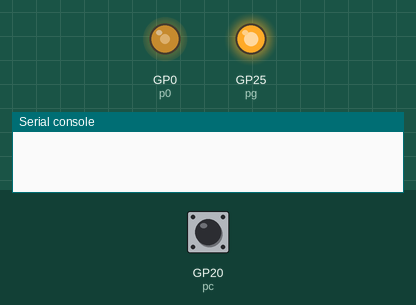
This program was run on a simulated Raspberry Pi Pico running MicroPython. Shown: output pins drawn as LEDs (lit = HIGH), the last lines printed to the serial console. The inputs (shaded band) are chosen by the test bench; at power-on: GP20 (pc) LOW.

Above: at 0.1 s.
At 1.2 s:
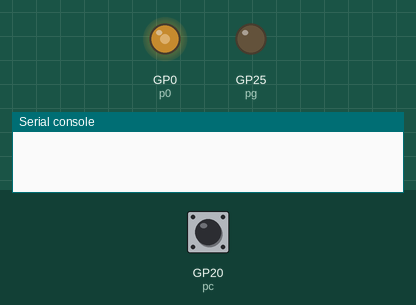
1.3 s: GP20 (pc) pulsed HIGH 2 times (0.12 s each, 0.3 s apart)
At 2.6 s:
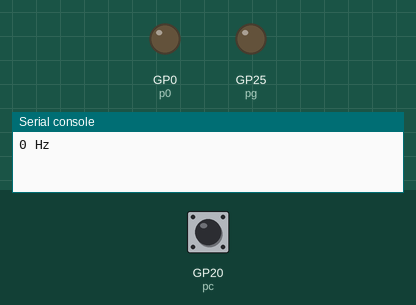
Timing chart, 0 to 4.3 s (numbered marks = the images above; inputs shaded):
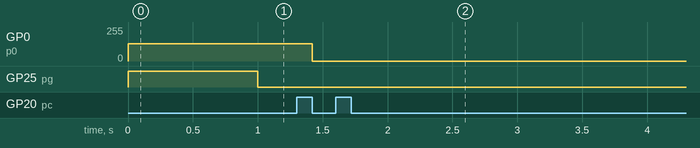

Measured:
- after the input at 1.3 s, GP0 (p0): 128/255 → 0/255 after 0.12 s

The program:

frequency_counter.py
```python
# Frequency counter with example signal generator
#
# Counts pulses in on GPIO20 (used as this is GCLKIN) gated for
# 1s based on second PIO program raising LED. Includes GPIO drive
# test program at 1MHz on GPIO0

from machine import Pin
import rp2
import time


@rp2.asm_pio(sideset_init=rp2.PIO.OUT_LOW)
def gate():
    pull()
    mov(x, osr).side(1)
    label("high")
    jmp(x_dec, "high")
    nop().side(0)
    label("halt")
    jmp("halt")


@rp2.asm_pio()
def high():
    mov(x, null)
    label("entry")
    jmp(pin, "start")
    jmp("entry")
    label("start")
    wait(1, pin, 0)
    wait(0, pin, 0)
    jmp(x_dec, "next")
    label("next")
    jmp(pin, "start")
    mov(isr, x)
    push()
    label("halt")
    jmp("halt")


@rp2.asm_pio(sideset_init=rp2.PIO.OUT_LOW)
def square():
    wrap_target()
    mov(x, osr).side(1)
    label("high")
    jmp(x_dec, "high")
    mov(x, osr).side(0)
    label("low")
    jmp(x_dec, "low")
    wrap()


p0 = machine.Pin(0, machine.Pin.OUT)
sm0 = rp2.StateMachine(0, square, freq=10_000_000, sideset_base=p0)
sm0.put(5 - 2)
sm0.exec("pull()")

sm0.active(1)

# Pin(gate) and Pin(count)
pg = Pin(25)
pc = Pin(20, Pin.IN)

sm6 = rp2.StateMachine(6, gate, sideset_base=pg)
sm6.put(125_000_000 - 2)

sm7 = rp2.StateMachine(7, high, jmp_pin=pg, in_base=pc)

sm7.active(1)
sm6.active(1)

count = int((0xFFFFFFFF - sm7.get()))

sm6.active(0)
sm7.active(0)

print(f"{count} Hz")
sm0.active(0)
```
